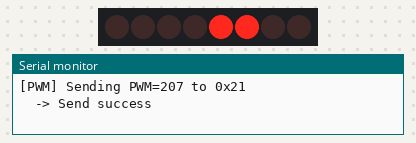
This sketch was run on a simulated Arduino Uno, built with avr-gcc and run on an emulated ATmega328P. Parts: 8 port-expander outputs drawn as a row of LEDs (first output left, lit = HIGH), the last lines printed to the serial monitor.

Above: at 15.6 s.
At 30.2 s:
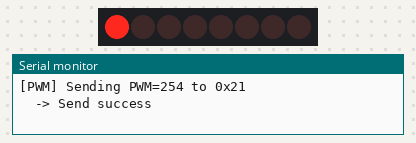
Timing chart, 0 to 31.7 s (numbered marks = the images above):
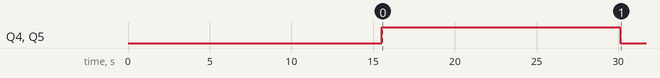

The sketch:

controller.ino
```cpp
// I2C Address: 0x25 (Controller node) — Main P-controller for smart irrigation
//
// This node acts as BOTH slave (receives sensor data from 0x20 and 0x28)
// AND master (transmits PWM command to pump actuator at 0x21).
//
// Control law:
//   err = FC - hum_data
//   k   = K_DRY (0.40) if err > 0, else K_WET (0.80)
//   pwm += k * err       [clamped to 0-254]
//
// Blocking conditions:
//   night_block  : light_data == 1 (nighttime) → pump inhibited
//   soil_block   : hum_data >= TRIGGER (soil sufficiently moist) → pump inhibited

#define F_CPU 16000000UL
#define SCL_CLOCK 100000L

#define SOIL_ADDRESS    0x20
#define LIGHT_ADDRESS   0x28
#define MY_ADDRESS      0x25
#define TARGET_ADDRESS  0x21

// Soil water constants (% volumetric water content)
#define FC      47.8f       // Field Capacity
#define TRIGGER 37.87f      // FC - RAW  (47.8 - 9.93)
#define K_DRY   0.40f       // Proportional gain when soil is dry  (err > 0)
#define K_WET   0.80f       // Proportional gain when soil is wet   (err < 0)

const unsigned long PWM_INTERVAL    = 61 * 15;  // 15 seconds: send PWM to actuator
const unsigned long UPDATE_INTERVAL = 61 * 5;   // 5 seconds:  update PWM via P-controller
const int UBRR = 103;

volatile unsigned long timer2_overflow_count = 0;

volatile float   err        = 0.0f;
volatile float   pwm        = 150.0f; // initial PWM
volatile uint16_t hum_data  = 0;
volatile uint8_t  light_data = 0;
volatile bool night_block   = true;
volatile bool soil_block    = true;

volatile uint8_t sender_id = 0;
volatile bool expecting_sender_id = true;

static unsigned long last_pwm_count    = 0;
static unsigned long last_update_count = 0;

void timer2_init(void) {
    TCCR2A = 0;
    TCCR2B = (1 << CS22) | (1 << CS21) | (1 << CS20); // prescaler 1024
    TIMSK2 |= (1 << TOIE2);
}

ISR(TIMER2_OVF_vect) {
    timer2_overflow_count++;
}

// Non-blocking TWI slave poll — called from loop()
void twi_slave_listen(void) {
    uint8_t status = TWSR & 0xF8;

    if (!(TWCR & (1 << TWINT))) return;

    switch (status) {
        case 0x60: // Own SLA+W received, ACK returned
            expecting_sender_id = true;
            TWCR = (1 << TWINT) | (1 << TWEA) | (1 << TWEN);
            break;

        case 0x80: // Data byte received, ACK returned
            if (expecting_sender_id) {
                sender_id = TWDR;
                expecting_sender_id = false;
            } else {
                uint8_t actual_data = TWDR;
                switch (sender_id) {
                    case SOIL_ADDRESS:   hum_data   = actual_data; break;
                    case LIGHT_ADDRESS:  light_data = actual_data; break;
                }
            }
            TWCR = (1 << TWINT) | (1 << TWEA) | (1 << TWEN);
            break;

        case 0xA0: // STOP or REPEATED START
            expecting_sender_id = true;
            TWCR = (1 << TWINT) | (1 << TWEA) | (1 << TWEN);
            break;

        default:
            TWCR = (1 << TWINT) | (1 << TWEA) | (1 << TWEN);
            break;
    }
}

bool twi_master_transmit(unsigned char* data, uint8_t length) {
    TWCR = (1 << TWINT) | (1 << TWSTA) | (1 << TWEN);
    while (!(TWCR & (1 << TWINT)));
    if ((TWSR & 0xF8) != 0x08) return false;

    TWDR = (TARGET_ADDRESS << 1) | 0;
    TWCR = (1 << TWINT) | (1 << TWEN);
    while (!(TWCR & (1 << TWINT)));

    switch (TWSR & 0xF8) {
        case 0x18: break;
        case 0x20:
            TWCR = (1 << TWINT) | (1 << TWSTO) | (1 << TWEN);
            return false;
        case 0x38:
            TWCR = (1 << TWINT) | (1 << TWEN);
            return false;
        default:
            return false;
    }

    for (uint8_t i = 0; i < length; i++) {
        TWDR = data[i];
        TWCR = (1 << TWINT) | (1 << TWEN);
        while (!(TWCR & (1 << TWINT)));
        if ((TWSR & 0xF8) != 0x28) {
            TWCR = (1 << TWINT) | (1 << TWSTO) | (1 << TWEN);
            return false;
        }
    }

    TWCR = (1 << TWINT) | (1 << TWSTO) | (1 << TWEN);
    return true;
}

void UART_init(unsigned int ubrr) {
    UBRR0H = (unsigned char)(ubrr >> 8);
    UBRR0L = (unsigned char)ubrr;
    UCSR0B = (1 << RXEN0) | (1 << TXEN0);
    UCSR0C = (1 << UCSZ01) | (1 << UCSZ00);
}

void UART_transmit(unsigned char data) {
    while (!(UCSR0A & (1 << UDRE0)));
    UDR0 = data;
}

void string_transmit(const char data[]) {
    for (int i = 0; data[i] != '\0'; i++) UART_transmit(data[i]);
}

void send_number(uint16_t num) {
    char buf[10];
    itoa(num, buf, 10);
    string_transmit(buf);
}

void send_float(float f) {
    char buf[16];
    dtostrf(f, 4, 2, buf);
    string_transmit(buf);
}

void send_number_hex(uint8_t num) {
    char buf[4];
    itoa(num, buf, 16);
    string_transmit(buf);
}

void setup() {
    UART_init(UBRR);
    string_transmit("Controller node initialized. My address is 0x");
    send_number_hex(MY_ADDRESS);
    string_transmit("\n");

    PORTC |= (1 << PC4) | (1 << PC5); // SDA, SCL pull-up

    TWSR = 0x00;
    TWBR = ((F_CPU / SCL_CLOCK) - 16) / 2;
    TWAR = (MY_ADDRESS << 1);
    TWCR = (1 << TWEN) | (1 << TWEA);

    timer2_init();
    SREG |= (1 << 7);
}

void loop() {
    unsigned long now = timer2_overflow_count;

    // Listen for incoming sensor data (non-blocking)
    twi_slave_listen();

    // UPDATE_INTERVAL (5s): recalculate PWM via P-controller
    if (now - last_update_count >= UPDATE_INTERVAL) {
        last_update_count = now;

        night_block = (light_data == 1);
        soil_block  = ((float)hum_data >= TRIGGER);

        err = FC - (float)hum_data;
        float k = (err > 0.0f) ? K_DRY : K_WET;
        pwm += k * err;

        if (pwm < 0.0f)   pwm = 0.0f;
        if (pwm > 254.0f) pwm = 254.0f;

        string_transmit("[UPDATE] hum=");
        send_number(hum_data);
        string_transmit("% light=");
        send_number(light_data);
        string_transmit(" err=");
        send_float(err);
        string_transmit(" pwm=");
        send_float(pwm);
        string_transmit(" night_block=");
        send_number(night_block);
        string_transmit(" soil_block=");
        send_number(soil_block);
        string_transmit("\n");
    }

    // PWM_INTERVAL (15s): send PWM command to pump actuator
    if (now - last_pwm_count >= PWM_INTERVAL) {
        last_pwm_count = now;

        if (night_block) {
            string_transmit("[PWM] Blocked: nighttime\n");
        } else if (soil_block) {
            string_transmit("[PWM] Blocked: soil moisture above trigger\n");
        } else {
            unsigned char send_data[2];
            send_data[0] = MY_ADDRESS;
            send_data[1] = (unsigned char)pwm;

            string_transmit("[PWM] Sending PWM=");
            send_number((uint16_t)pwm);
            string_transmit(" to 0x");
            send_number_hex(TARGET_ADDRESS);
            string_transmit("\n");

            if (twi_master_transmit(send_data, 2)) {
                string_transmit("  -> Send success\n");
            } else {
                string_transmit("  -> Send failed\n");
            }

            // Switch back to slave mode after master TX
            TWAR = (MY_ADDRESS << 1);
            TWCR = (1 << TWINT) | (1 << TWEA) | (1 << TWEN);
        }
    }
}
```

Measured:
- by itself, Q4, Q5: LOW → HIGH at 15.5 s, → LOW 14.6 s later
